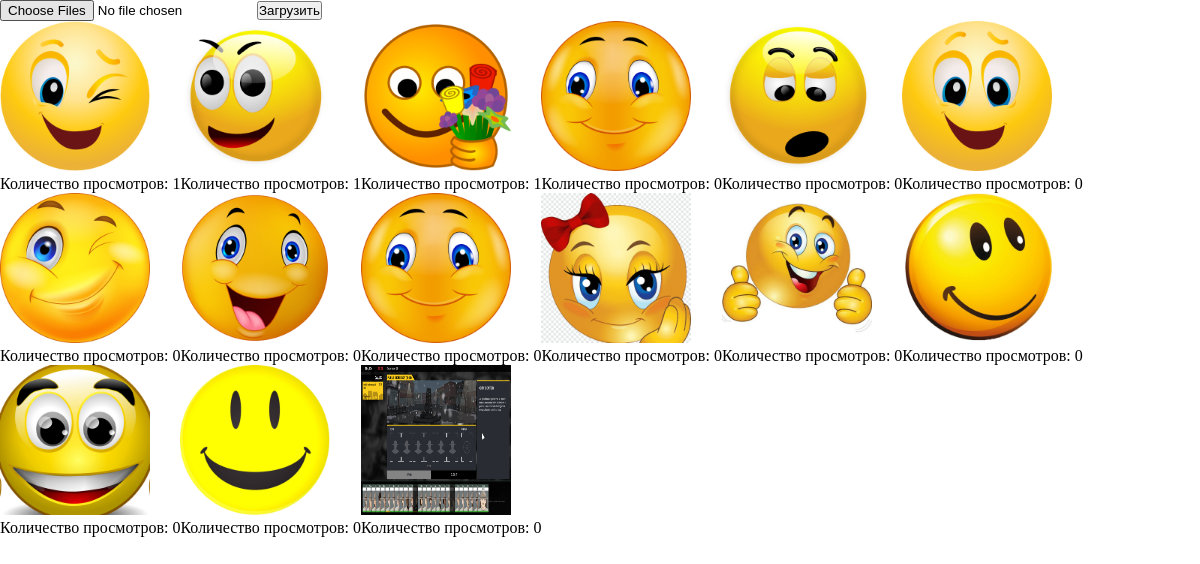
The page / on the database its author committed.
### tables this page shows
CREATE TABLE `images` (
  `id` int UNSIGNED NOT NULL,
  `name` varchar(20) NOT NULL,
  `url` varchar(255) NOT NULL,
  `size` int NOT NULL,
  `views` int DEFAULT NULL
);

### index.php (the view, shortened to what this page needs)
<?php
$DIR_IMAGE="images";
require_once (__DIR__."/php/link.php");
$image_insert='';
$my_query = mysqli_query($link,"SELECT * FROM `images` ORDER BY `views` DESC");
while($result = mysqli_fetch_assoc($my_query)){
    $pictures_id=$result['id'];
    $pictures_views=$result['views'];
    $pictures_name=$result['name'];
    $image_insert .=<<<EOF
    <div class="subHolder">
    <a href="php/page.php?link=../$DIR_IMAGE/$pictures_name&id=$pictures_id&views=$pictures_views "<div class="counter"><img src="../$DIR_IMAGE/$pictures_name" class="preview"></a>
    <p> Количество просмотров: $pictures_views </p>
    </div>
    EOF;
}
$tmp = file_get_contents('templates/gallery.tpl');
$tmp = str_replace('{{GALLERY}}',$image_insert,$tmp);
echo $tmp;
?>

### templates/css/gallery.css (style rules this page uses)
* { margin:0; padding:0; }
#holder { display: flex; flex-wrap: wrap; }
a { text-decoration: none; }
img { height: 150px; width: 150px; }

### rows shown on the page
images: name (picture), views "1"
images: name (picture), views "1"
images: name (picture), views "1"
images: name (picture), views "0"
images: name (picture), views "0"
images: name (picture), views "0"
images: name (picture), views "0"
images: name (picture), views "0"
images: name (picture), views "0"
images: name (picture), views "0"
images: name (picture), views "0"
images: name (picture), views "0"
images: name (picture), views "0"
images: name (picture), views "0"
images: name (picture), views "0"
